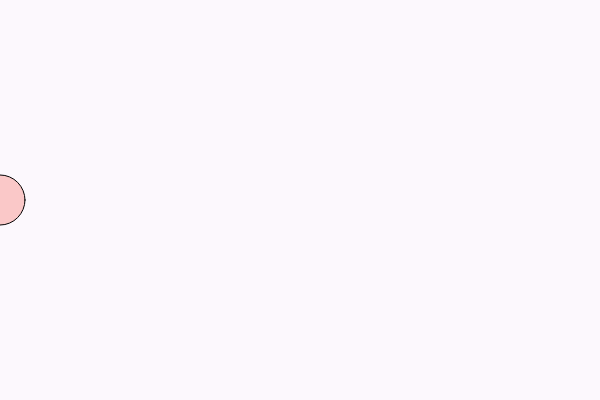
Frame 1 (no input)
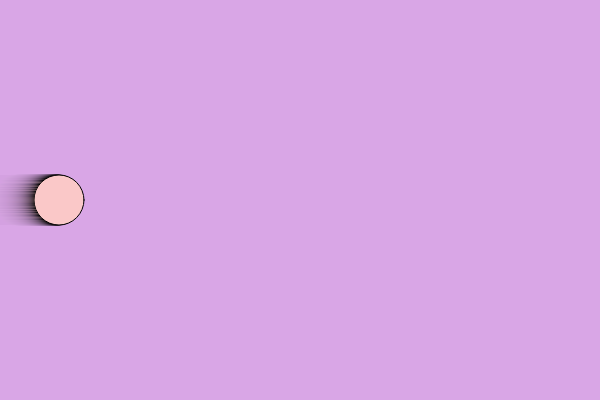
Frame 60 (no input)
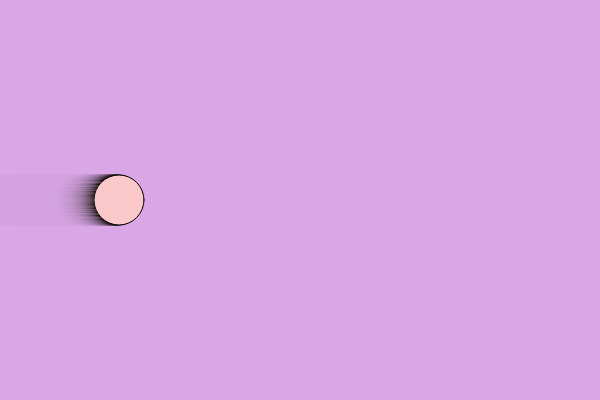
Frame 120 (the mouse pressed at the canvas centre since frame 60)

The p5.js sketch that drew these frames (run headless with seeded random() and noise() and a simulated clock; from frame 60 on, the mouse is pressed at the canvas centre):

// p5.js sketch
// ── sketch.js
// JavaScript Objects
// Code! Programming with p5.js
// The Coding Train / Daniel Shiffman
// https://thecodingtrain.com/beginners/beginners/p5js/2.3-objects.html
// https://youtu.be/-e5h4IGKZRY
// https://editor.p5js.org/codingtrain/sketches/6J5VPMbW
// Changed object name after circle became a function in p5js.
// 2020-10-09 jht naming conventions 
// - recommend descriptive variable names with underscore
// - to avoid global name space conflicts
// - and create descriptive names.
// - use color array to avoid use of color() before setup
// - starting point for using functions with object arguments

const a_circle = {
  x: 0,
  y: 200,
  r: 25
};

//               red,green,blue,alpha
const a_color = [218,160,221,20]; 

function setup() {
  createCanvas(600, 400);
}

function draw() {
  
  background(a_color);
  
  fill(250, 200, 200);
  
  circle(a_circle.x, a_circle.y, a_circle.r*2 );

  a_circle.x = a_circle.x + 1;
}

// https://editor.p5js.org/codingtrain/sketches/6J5VPMbW
